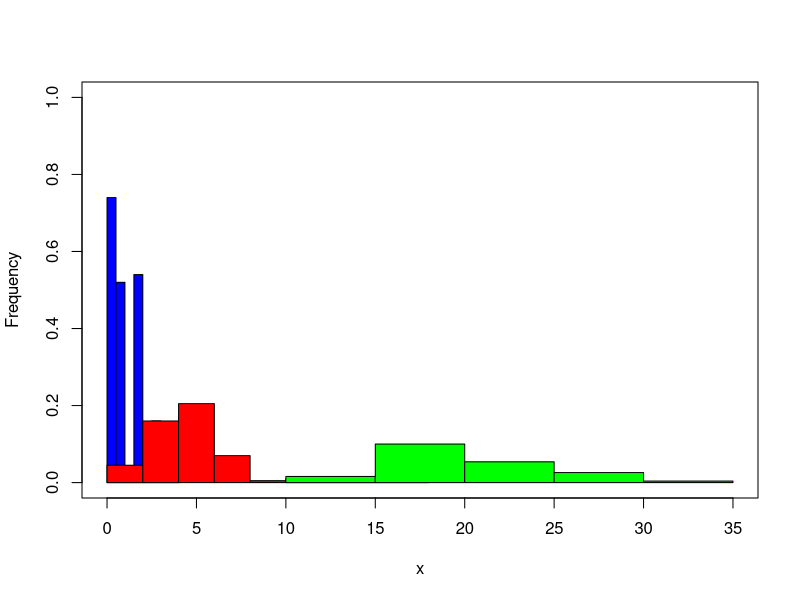
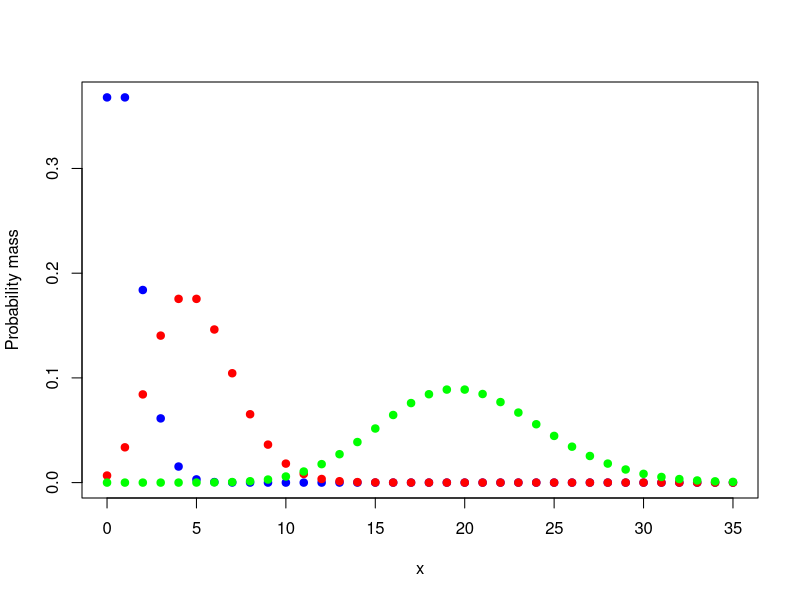
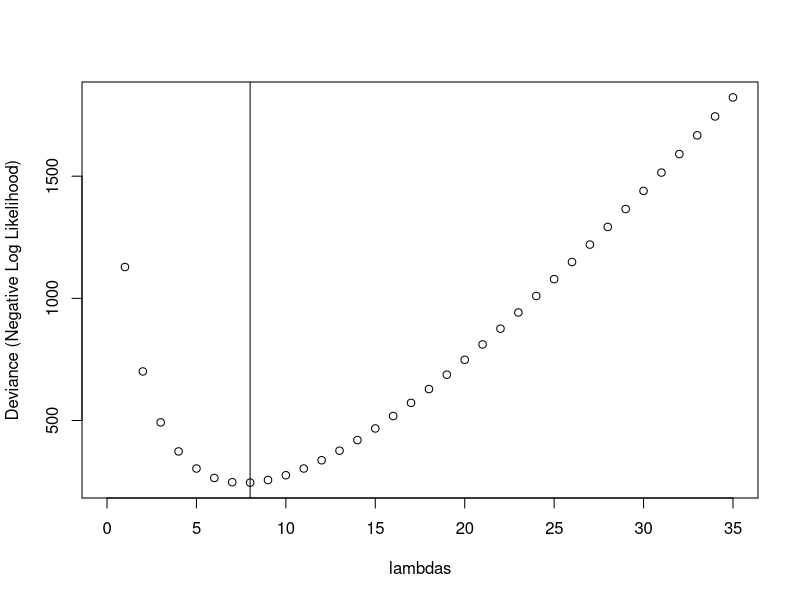

Recreate these plots in R, in order.
## ---- chunk 1
rpois(n=100, lambda=1)
## ---- chunk 2
  plot(c(0,35), c(0,1), type="n",
       xlab="x", ylab="Frequency")

  x <- rpois(n=100, lambda=1)
       hist(x, add=T, freq=FALSE, col="blue")
  x <- rpois(n=100, lambda=5)
       hist(x, add=T, freq=FALSE, col="red")
  x <- rpois(n=100, lambda=20)
       hist(x, add=T, freq=FALSE, col="green")
## ---- chunk 3
  plot(0:35, dpois(0:35, lambda=1), 
       col="blue", pch=19, 
       ylab="Probability mass",
       xlab="x")
  points(0:35, dpois(0:35, lambda=5), col="red", pch=19)
  points(0:35, dpois(0:35, lambda=20), col="green", pch=19)
## ---- chunk 4
x <- rpois(n=100, lambda=8)
x
## ---- chunk 5
  deviance.function <- function(x, lambda)
  {
    LL <- dpois(x, lambda, log=TRUE) # the log likelihood
    deviance <- -sum(LL)
    return(deviance)
  }
## ---- chunk 6
  deviance.function(x, lambda=10)
## ---- chunk 7
  lambdas <- 0:35
  deviances <- numeric(36) # empty numeric vector
  
  for(i in 1:36)
  {
    deviances[i] <- deviance.function(x, lambdas[i])  
  }
## ---- chunk 8
MLE <- lambdas[which.min(deviances)] 
MLE
## ---- chunk 9
plot(lambdas, deviances, ylab="Deviance (Negative Log Likelihood)")
abline(v=MLE)
